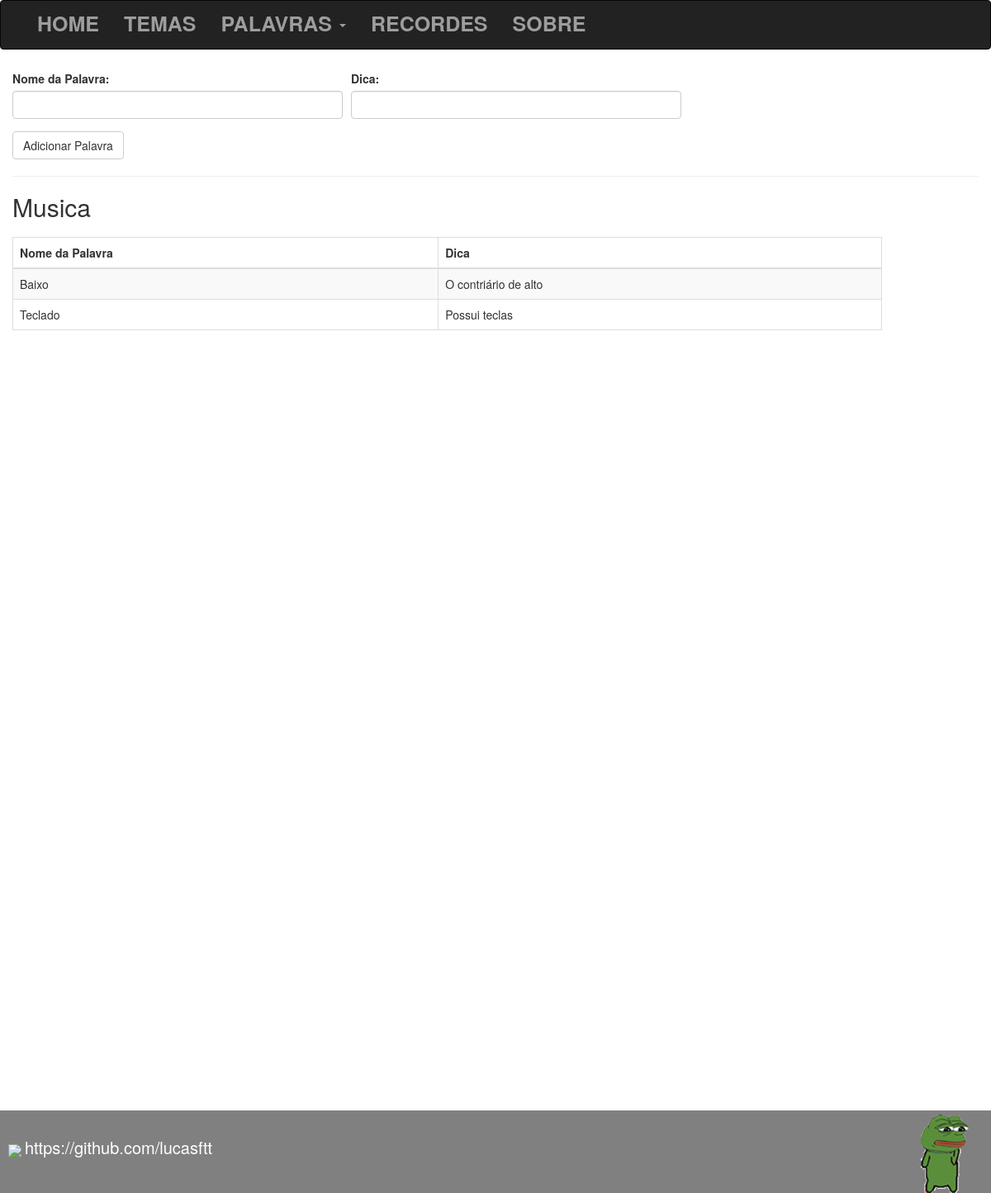
Page /palavras/ver/2 on the committed database.
### tables this page shows
CREATE TABLE IF NOT EXISTS `temas` (
  `id` int(11) NOT NULL AUTO_INCREMENT,
  `nome` varchar(50) NOT NULL,
  PRIMARY KEY (`id`)
);

CREATE TABLE IF NOT EXISTS `palavras` (
  `id` int(11) NOT NULL AUTO_INCREMENT,
  `nome` varchar(50) NOT NULL,
  `dica` varchar(100) NOT NULL,
  `id_tema` int(11) NOT NULL,
  PRIMARY KEY (`id`)
);

### core/controller.php (called while the page is built, shortened)
<?php
class controller{
	public function loadTemplate($viewName,$viewData = array()){
		$dados = array();
		$temas = new temas();
		$dados['temasMenu'] = $temas->getTemas();
		include 'views/template.php';
	}
	public function loadViewInTemplate($viewName,$viewData = array()){
		extract($viewData);
		include "views/".$viewName.".php";
	}
}
?>

### core/Core.php (called while the page is built, shortened)
<?php
class Core{
	public function run(){
		$url = explode("index.php",$_SERVER['PHP_SELF']);
		$url = end($url);
		$params = array();
		if(!empty($url) && $url !='/'){
			$url = explode("/", $url);
			array_shift($url);
			array_shift($url);
			if(isset($url[0]) && !empty($url[0])){
				$currentAction = $url[0];
				array_shift($url);
			}
			else{
				$currentAction = "index";
			}
			if(count($url)>0){
				$params = $url;
			}
		}
		else{
			$currentController = "homeController";
			$currentAction = "index";
		}
		require_once "core/controller.php";
		$c = new $currentController();
		call_user_func_array(array($c,$currentAction), $params);
	}
}
?>

### index.php (called while the page is built, shortened)
<?php
require "config.php";
$core = new Core();
$core->run();
?>

### core/model.php (called while the page is built, shortened)
<?php
class model{
	public function __construct(){
		global $config;
		$this->db = new PDO("mysql:dbname=".$config['dbname'].";host=".$config['host'],
			$config['dbuser'],$config['dbpass']);
	}
}
?>

### config.php (called while the page is built, shortened)
<?php
$config = array();
if(ENVIRONMENT == "development"){
	$config['dbname'] = "sapo";
	$config['host'] = "localhost";
	$config['dbuser'] = "root";
	$config['dbpass'] = "";
}
else{
	$config['dbname'] = "epiz_20722867_sapo";
	$config['host'] = "sql313.epizy.com";
	$config['dbuser'] = "epiz_20722867";
	$config['dbpass'] = "ZVPXNoJT2K";
}
?>

### models/temas.php (called while the page is built, shortened)
<?php
class temas extends model{
	public function getTemas(){
		$array = array();
		$sql = "SELECT * FROM temas";
		$sql = $this->db->query($sql);
		if($sql->rowCount() > 0){
			$array = $sql->fetchAll();
		}
		return $array;
	}
}
?>

### models/palavras.php (called while the page is built, shortened)
<?php
class palavras extends model{
	public function getPalavras($id_tema){
		$array = array();
		$id_tema = addslashes($id_tema);
		$sql = "SELECT * FROM palavras WHERE id_tema = '$id_tema'";
		$sql = $this->db->query($sql);
		if($sql->rowCount() > 0){
			$array = $sql->fetchAll();
		}
		return $array;
	}
}
?>

### views/template.php (the view, shortened to what this page needs)
<!DOCTYPE html>
<html>
<head>
	<link rel="stylesheet" type="text/css" href="/assets/css/bootstrap.min.css">
	<link rel="stylesheet" type="text/css" href="/assets/css/style.css">
</head>
<body>
	<div class="navbar navbar-inverse" >
		<div class="container" style="font-weight: bold;font-size: 18px;">
			<ul class="nav navbar-nav" id="navbar">
				<li><a href="/" >HOME</a></li>
				<li><a href="/temas">TEMAS</a></li>
				<li class="dropdown">
					<a href="" class="dropdown-toggle" data-toggle="dropdown">PALAVRAS <span class="caret"></span></a>
				</li>
				<li><a href="/recordes">RECORDES</a></li>
				<li><a href="/sobre">SOBRE</a></li>
			</ul>
		</div>
	</div>
	<div class="container-fluid" style="margin-top: 25px;" id="template">
		<?php $this->loadViewInTemplate($viewName,$viewData); ?>
	</div>
	<div class="rodape">
			<img src="/assets/images/git.png" id="imgGit">
			<a href="https://github.com/lucasftt" style="line-height: 90px;color: white;font-size: 20px">https://github.com/lucasftt</a>
			<img src="/assets/images/tenor.gif" style="height: 100px;float: right;margin-right: 20px;" id="imgRodape">
	</div>
</body>
</html>

### views/palavras-ver.php
<form method="post">
	<div class="form-group" style="float: left;margin-right: 10px;">
		<label for="nome">Nome da Palavra:</label>
		<input type="text" name="nome" class="form-control" style="width: 400px;">
	</div>
	<div class="form-group">
		<label for="dica">Dica:</label>
		<input type="text" name="dica" class="form-control" style="width: 400px;">
	</div>
	<input type="submit" value="Adicionar Palavra" class="btn btn-default">
</form>
<hr>
<h2><?php echo $nomeTema; ?></h2><br>
<table class="table table-bordered table-striped table-hover" style="width: 50%">
	<thead>
		<tr>
			<td ><strong>Nome da Palavra</strong></td>
			<td ><strong>Dica</strong></td>
		</tr>
	</thead>
	<tbody>
		<?php foreach($palavras as $palavra): ?>
			<tr>
				<td><?php echo $palavra['nome']; ?></td>
				<td><?php echo $palavra['dica']; ?></td>
			</tr>
		<?php endforeach; ?>
	</tbody>
</table>

### assets/css/style.css (style rules this page uses)
.rodape { background-color: gray; width: 100%; height: 100px; margin-bottom: 0; margin-top: 10px; }
h2, h3 { margin: 0; padding: 0; }
#imgGit { height: 40px; margin-left: 10px; }
.table { min-width: 90%; }
@media only screen and (min-width: 770px) { #template { min-height: 1250px; } }
@media only screen and (min-width: 770px) { .navbar-inverse { height: 60px; } }
@media only screen and (min-width: 770px) { .navbar-inverse ul li a { font-size: 25px; line-height: 25px; } }

### rows in the picture
temas: nome "Musica"
palavras: nome "Baixo", dica "O contriário de alto"
palavras: nome "Teclado", dica "Possui teclas"
